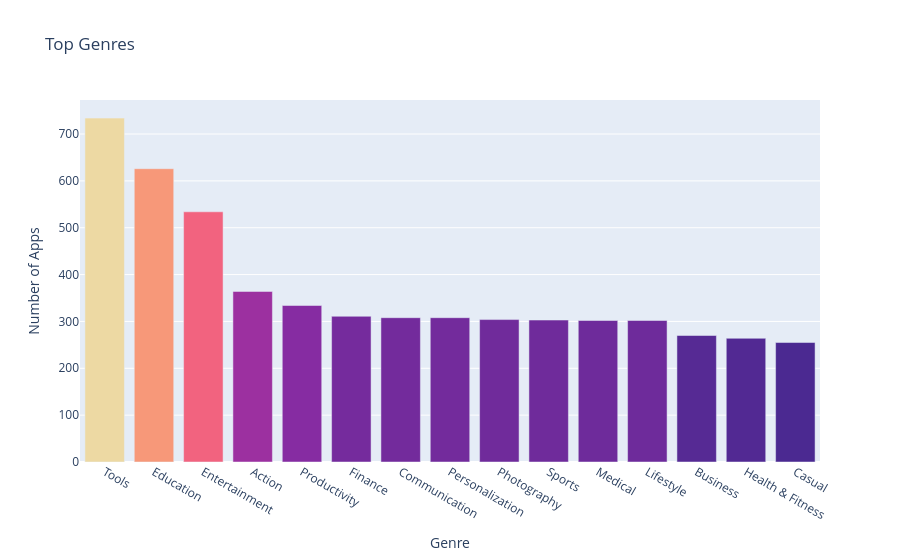

This figure's notebook cell:
### Markdown cell above
**Challenge**: Can you create this chart with the Series containing the genre data? 

<img src=https://imgur.com/DbcoQli.png width=400>

Try experimenting with the built in colour scales in Plotly. You can find a full list [here](https://plotly.com/python/builtin-colorscales/). 

* Find a way to set the colour scale using the color_continuous_scale parameter. 
* Find a way to make the color axis disappear by using coloraxis_showscale.

### Code cell
bar = px.bar(x = num_genres.index[:15], # index = category name
             y = num_genres.values[:15], # count
             title='Top Genres',
             hover_name=num_genres.index[:15],
             color=num_genres.values[:15],
             color_continuous_scale='Agsunset')
 
bar.update_layout(xaxis_title='Genre',
yaxis_title='Number of Apps',
coloraxis_showscale=False)
 
bar.show()

### Figure 1 — Plotly figure (JSON) as saved in the notebook; plotly's stock layout.template omitted (floating-point values rounded to 4 significant figures)
{"data": [{"hovertemplate": "<b>%{hovertext}</b><br><br>x=%{x}<br>y=%{y}<br>color=%{marker.color}<extra></extra>", "hovertext": ["Tools", "Education", "Entertainment", "Action", "Productivity", "Finance", "Communication", "Personalization", "Photography", "Sports", "Medical", "Lifestyle", "Business", "Health & Fitness", "Casual"], "legendgroup": "", "marker": {"color": [734, 626, 534, 364, 334, 311, 308, 308, 304, 303, 302, 302, 270, 264, 255], "coloraxis": "coloraxis", "pattern": {"shape": ""}}, "name": "", "orientation": "v", "showlegend": false, "textposition": "auto", "type": "bar", "x": ["Tools", "Education", "Entertainment", "Action", "Productivity", "Finance", "Communication", "Personalization", "Photography", "Sports", "Medical", "Lifestyle", "Business", "Health & Fitness", "Casual"], "xaxis": "x", "y": [734, 626, 534, 364, 334, 311, 308, 308, 304, 303, 302, 302, 270, 264, 255], "yaxis": "y"}], "layout": {"barmode": "relative", "coloraxis": {"autocolorscale": false, "colorbar": {"title": {"text": "color"}}, "colorscale": [[0, "rgb(75, 41, 145)"], [0.1667, "rgb(135, 44, 162)"], [0.3333, "rgb(192, 54, 157)"], [0.5, "rgb(234, 79, 136)"], [0.6667, "rgb(250, 120, 118)"], [0.8333, "rgb(246, 169, 122)"], [1, "rgb(237, 217, 163)"]], "showscale": false}, "legend": {"tracegroupgap": 0}, "title": {"text": "Top Genres"}, "xaxis": {"anchor": "y", "domain": [0, 1], "title": {"text": "Genre"}}, "yaxis": {"anchor": "x", "domain": [0, 1], "title": {"text": "Number of Apps"}}}}
